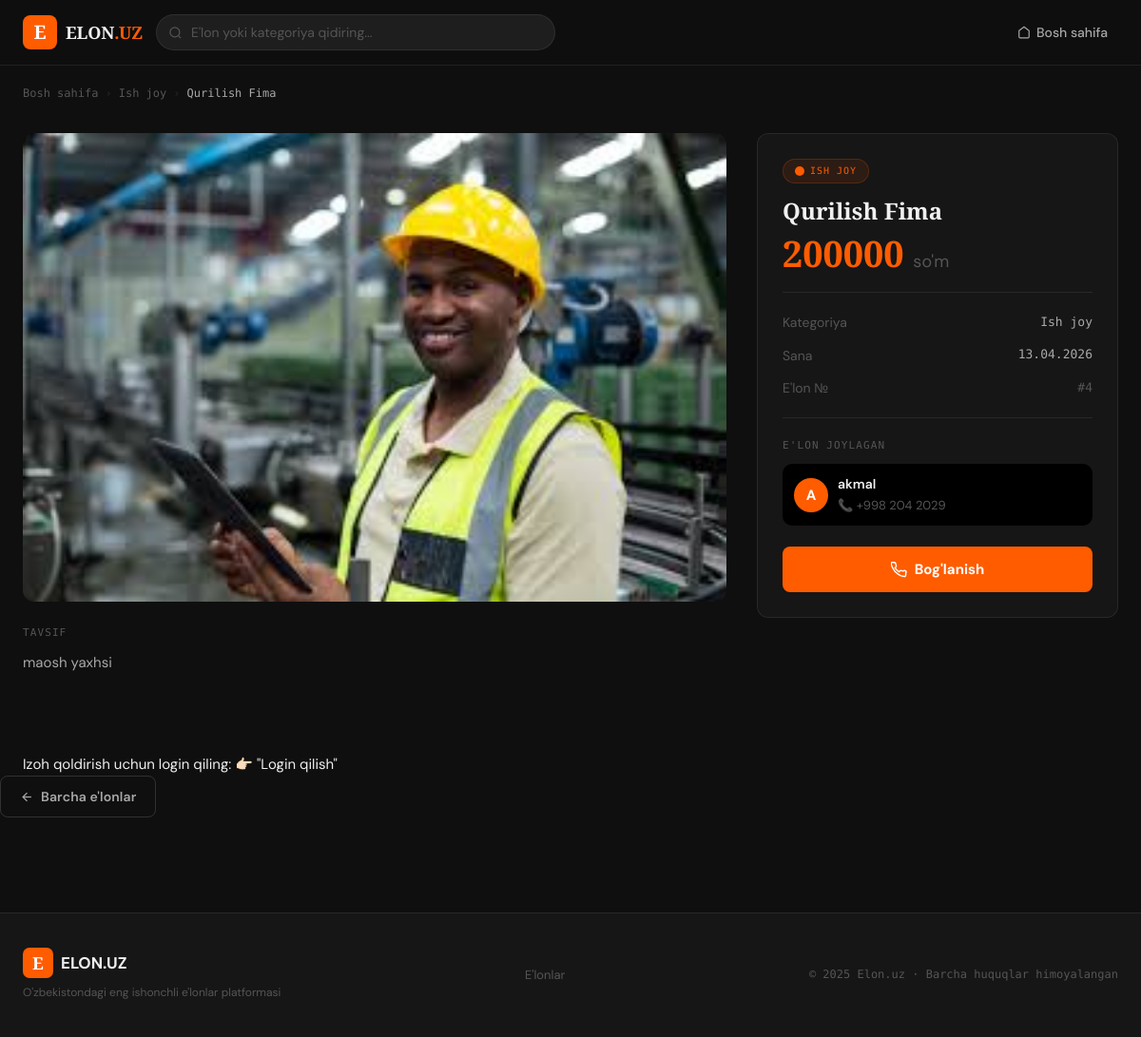
The app's page /advens/4/, older data.
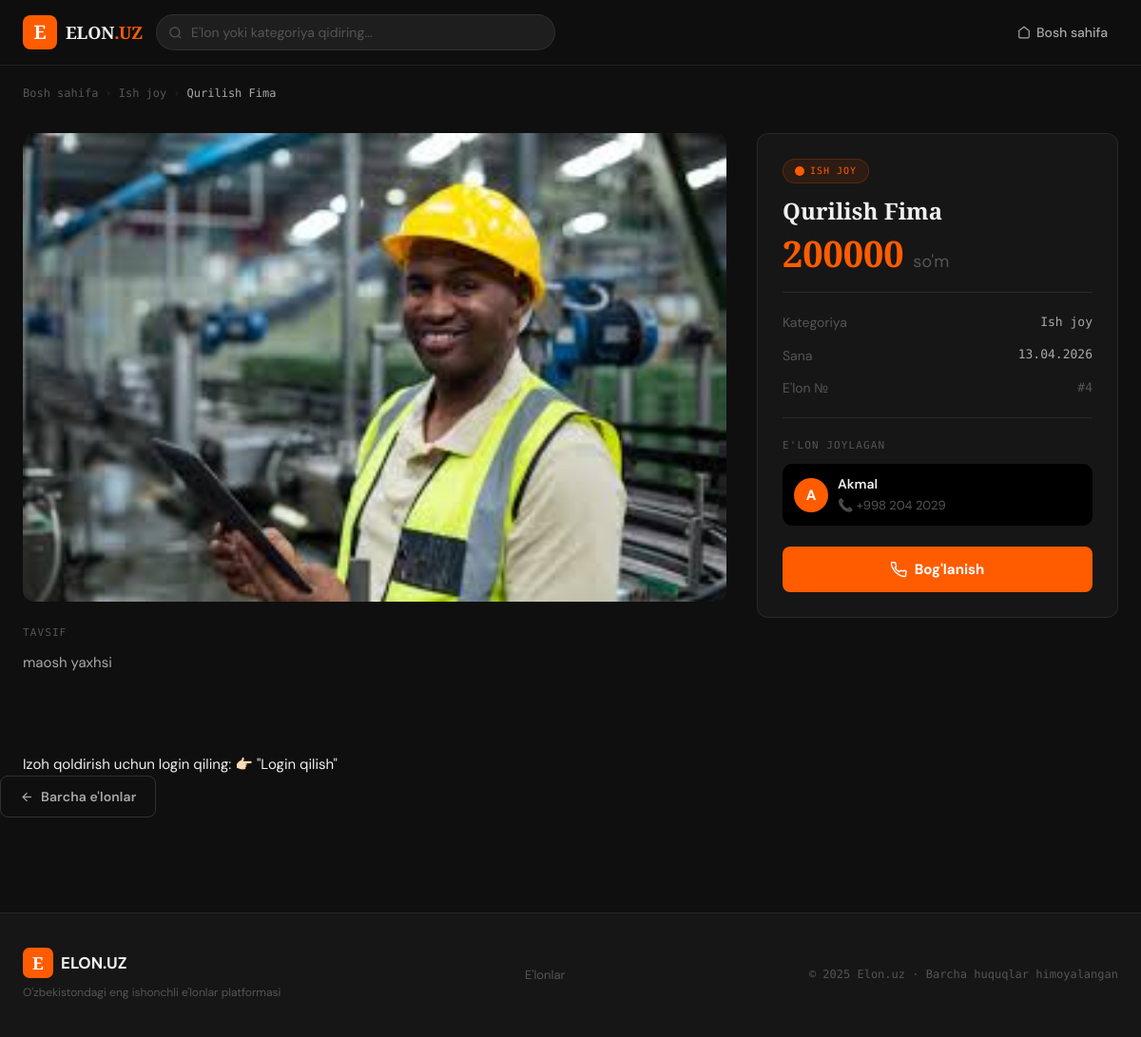
The same page, newer data.
### olxapp/models.py (models this page shows, shortened)
class Advertister(models.Model):
    name = models.CharField(max_length=100, verbose_name='Ismi')
    phone_number = models.CharField(max_length=15, default="+998", unique=True, null=True, blank=True, verbose_name='Telefon raqam')
    class Meta:
        verbose_name = 'Elon Joylovchi'
        verbose_name_plural = 'Elon Joylovchilar'
        ordering = ('name',)

### olxapp/views.py (the view)
# urls.py: path('advens/<int:ad_id>/', views.ad, name='advens'),
def ad(request: HttpRequest, ad_id):
    categories = Category.objects.all()
    ad = get_object_or_404(Advertisement, id=ad_id)
    comments = Comment.objects.filter(advertisment=ad).order_by('-created')
    context = {
        'ad': ad,
        'categories': categories,
        'title': ad.title,
        'form': CommentForm(),
        'comments': comments
    }
    return render(request, 'olxapp/advens.html', context)

### olxapp/forms.py
class CommentForm(forms.ModelForm):
    class Meta:
        model = Comment
        fields = ['text']

### olxapp/templates/olxapp/advens.html (shortened to what this page needs)
{% extends 'base.html' %}
{% block content %}
<div class="container">
  <nav class="breadcrumb anim-fade">
    <a href="{% url 'home' %}">Bosh sahifa</a>
    <span class="sep">›</span>
    <a href="{% url 'advens_by_category' ad.category.id %}">{{ ad.category.name }}</a>
    <span class="sep">›</span>
    <span class="cur">{{ ad.title|truncatechars:32 }}</span>
  </nav>
  <div class="detail-layout">
    <div class="anim-up">
      <div class="detail-img-wrap">
        {% if ad.image %}
        <img src="{{ ad.image.url }}" alt="{{ ad.title }}">
        {% endif %}
      </div>
      <div class="detail-desc">
        <div class="detail-desc-label">Tavsif</div>
        <p>{{ ad.description }}</p>
      </div>
    </div>
    <div class="detail-sidebar anim-up d2">
      <div class="detail-cat">
        <svg width="10" height="10" viewBox="0 0 10 10">
          <circle cx="5" cy="5" r="5" fill="currentColor" />
        </svg>
        {{ ad.category.name }}
      </div>
      <h1 class="detail-title">{{ ad.title }}</h1>
      <div class="detail-price">
        {{ ad.price|floatformat:0 }} <small>so'm</small>
      </div>
      <div class="divider"></div>
      <div class="detail-meta">
        <div class="detail-meta-row">
          <span>Kategoriya</span>
          <span>{{ ad.category.name }}</span>
        </div>
        <div class="detail-meta-row">
          <span>Sana</span>
          <span>{{ ad.create_at|date:"d.m.Y" }}</span>
        </div>
        <div class="detail-meta-row">
          <span>E'lon №</span>
          <span style="color:var(--text3);">#{{ ad.id }}</span>
        </div>
      </div>
      <div class="divider"></div>
      {% with advertisters=ad.advertisters.all %}
      {% if advertisters %}
      <div style="margin-top:12px;">
        <div class="detail-desc-label" style="margin-bottom:10px;">E'lon joylagan</div>
        {% for advertister in advertisters %}
        <div style="display:flex; align-items:center; gap:10px; padding:10px 12px; background:var(--surface2, #000000); border-radius:10px; margin-bottom:8px;">
          <div style="width:36px; height:36px; border-radius:50%; background:var(--accent, #2563eb); display:flex; align-items:center; justify-content:center; color:#fff; font-weight:700; font-size:15px; flex-shrink:0;">
            {{ advertister.name|first|upper }}
          </div>
          <div>
            <div style="font-weight:600; font-size:14px;">{{ advertister.name }}</div>
            {% if advertister.phone_number %}
            <div style="font-size:13px; color:var(--text3, #6b7280); margin-top:2px;">
              📞 {{ advertister.phone_number }}
            </div>
            {% endif %}
          </div>
        </div>
        {% endfor %}
      </div>
      {% endif %}
      {% endwith %}
      <button class="contact-btn">
        Bog'lanish
      </button>
    </div>
  </div>
  {% if request.user.is_authenticated %}
  <form method="POST" action="{% url 'create_comment' ad.id %}" style="margin: 32px 0;">
    {% csrf_token %}
    <input type="text" name="text" placeholder="Izoh yozing..."
      style="width:100%; padding:10px 14px; border:1px solid #d1d5db; border-radius:8px; font-size:15px; margin-bottom:10px;">
    <button type="submit"
      style="padding:10px 24px; background:#2563eb; color:#fff; border:none; border-radius:8px; cursor:pointer;">
      Yuborish
    </button>
  </form>
  {% else %}
  <p>Izoh qoldirish uchun login qiling: 👉🏻 <a href="">"Login qilish"</a></p>
  {% endif %}
</div>
<div style="padding-bottom:20px;">
  <a href="{% url 'home' %}" class="btn btn-outline">
    <svg width="15" height="15" viewBox="0 0 24 24" fill="none" stroke="currentColor" stroke-width="2">
      <line x1="19" y1="12" x2="5" y2="12" />
      <polyline points="12 19 5 12 12 5" />
    </svg>
    Barcha e'lonlar
  </a>
</div>
</div>
{% endblock %}

Row changes from the older to the newer data that the page shows:
changed Advertister: name "akmal" → "Akmal"
